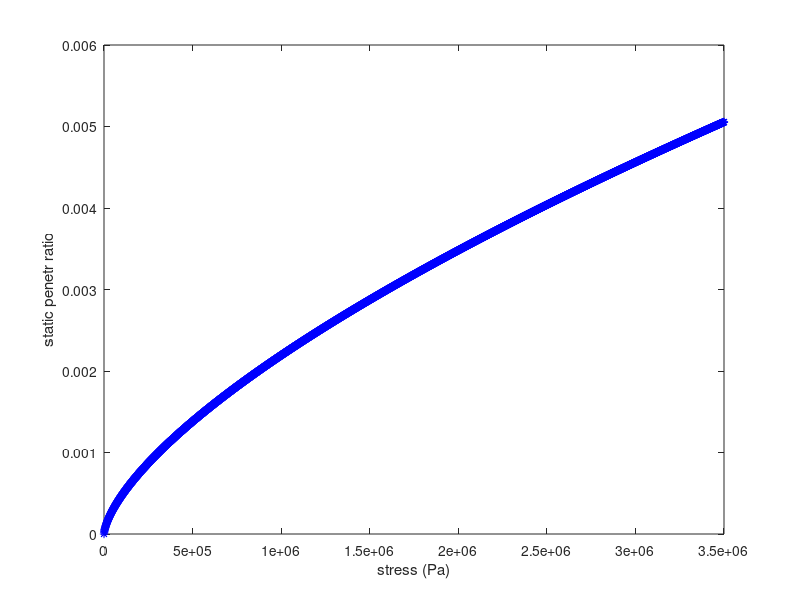

Here is the MATLAB script that generated this plot:
sigma=0:1.0e+3:3.5e+6;
E=2.5e+10;
ratio=1.875*(sigma ./ E) .^(2.0/3);
plot(sigma, ratio, 'b-*');
xlabel('stress (Pa)');
ylabel('static penetr ratio');
